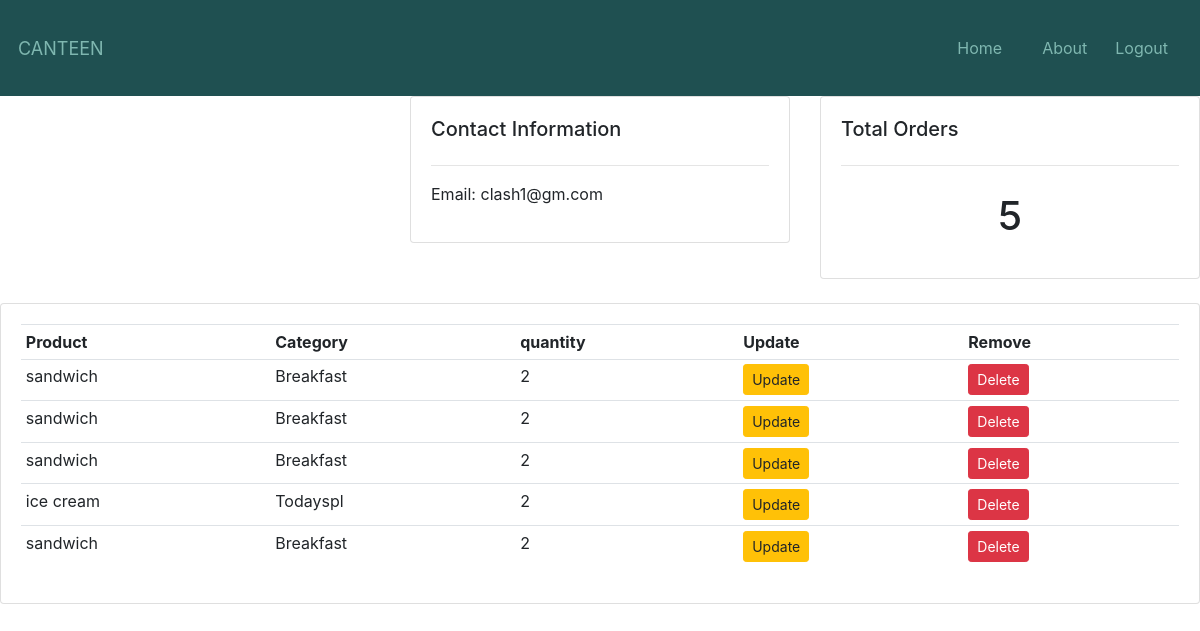
Page /customer/3/ (signed in) on the earlier database version.
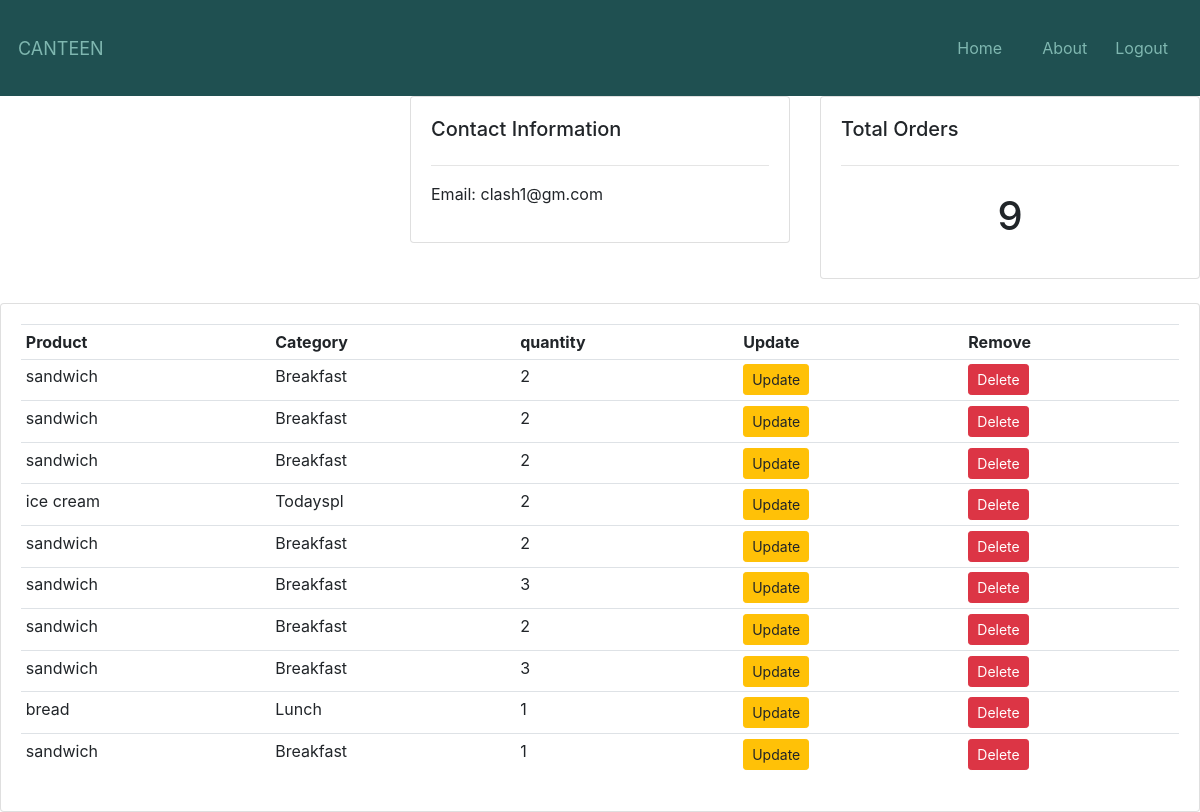
Same page on the later database version.
### ordering/models.py (models this page shows, shortened)
class cart(models.Model):
    user=models.ForeignKey(Customer,on_delete=models.SET_NULL,null=True,blank=True)
    product=models.ForeignKey(Product,on_delete=models.SET_NULL,null=True,blank=True)
    quantity=models.IntegerField(default=1)
    complete=models.BooleanField(default=False)

class Product(models.Model):
    options=(("Breakfast","Breakfast"),
    ("Lunch","Lunch"),
    ("Todayspl","Todayspl"),)
    name=models.CharField(max_length=100)
    price=models.DecimalField(max_digits=7,decimal_places=2)
    category=models.CharField(max_length=10,choices=options)
    description=models.TextField(max_length=500)
    image=models.ImageField(null=True,blank=True)

### ordering/decorators.py (the view)
    def wrapper_func(request, *args, **kwargs):
        if not request.user.is_staff:
            return redirect('menu')
        else:
            return view_func(request, *args, **kwargs)

### ordering/views.py (called while the page is built)
@admin_only
def customer(request,pk_test):
    customer=Customer.objects.get(id=pk_test)
    orders = customer.customer_order.all()
    order_count=orders.count()
    carts=cart.objects.all()
    context={"customer":customer,"orders":orders,"order_count":order_count,"carts":carts}
    return render(request,"ordering/customer.html",context)

### ordering/templates/ordering/customer.html
{% extends "account/base.html" %}
{% block content %}
<div class="row">
    <div class="col-md">
    </div>
    <div class="col-md">
        <div class="card card-body">
            <h5>Contact Information</h5>
            <hr>
            <p>Email: {{customer.email}} </p>
        </div>
    </div>
    <div class="col-md">
        <div class="card card-body">
            <h5>Total Orders</h5>
            <hr>
            <h1 style="text-align: center;padding: 10px">{{order_count}}</h1>
        </div>
    </div>
</div>
<br>
<div class="row">
    <div class="col-md">
        <div class="card card-body">
            <table class="table table-sm">
                <tr>
                    <th>Product</th>
                    <th>Category</th>
                    <th>quantity</th>
                    <th>Update</th>
                    <th>Remove</th>
                </tr>
                {% for order in orders  %}
                {%for cart in order.products.all %}
                <tr>
                    <td>{{cart.product.name}}</td>
                    <td>{{cart.product.category}}</td>
                    <td>{{cart.quantity}}</td>
                    <td><a class="btn btn-sm btn-warning" href="{% url 'update_order' cart.id %}">Update</a></td>
                    <td><a class="btn btn-sm btn-danger" href="{% url 'delete_order' order.id cart.id %}">Delete</a></td>
                </tr>
                {% endfor %}
                {% endfor %}
            </table>
        </div>
    </div>
</div>
{% endblock %}

Differences in the rows shown:
added cart: product.name "sandwich", product.category "Breakfast", quantity "3"
added cart: product.name "sandwich", product.category "Breakfast", quantity "2"
added cart: product.name "sandwich", product.category "Breakfast", quantity "3"
added cart: product.name "bread", product.category "Lunch", quantity "1"
added cart: product.name "sandwich", product.category "Breakfast", quantity "1"
Other differences:
{{ order_count }}: "5" → "9"
